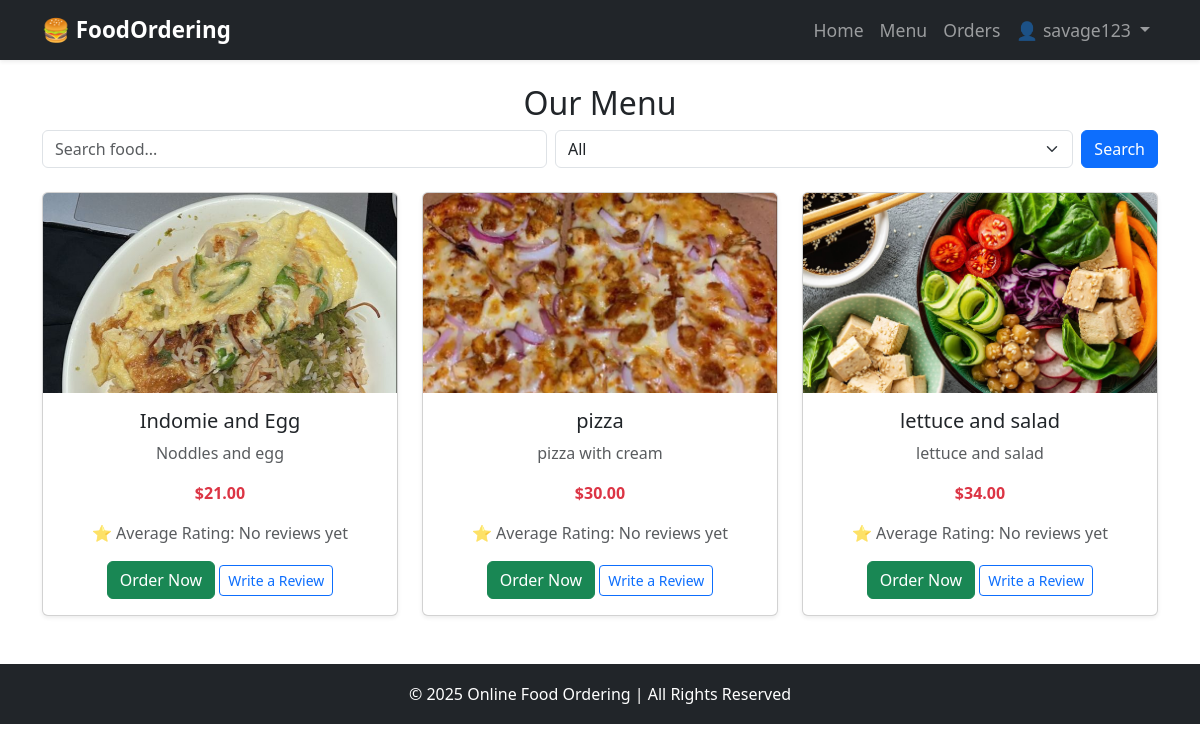
The page /menu/ (signed in) on the database its author committed.
### food_ordering/models.py (models this page shows, shortened)
class Food(models.Model):
    name = models.CharField(max_length=100)
    description = models.TextField()
    price = models.DecimalField(max_digits=6, decimal_places=2)
    category = models.CharField(  # ✅ Ensure this exists
        max_length=50,
        choices=[("Veg", "Veg"), ("Non-Veg", "Non-Veg")],
        default="Veg"
    )
    available = models.BooleanField(default=True)
    image = models.ImageField(upload_to="food_images/", blank=True, null=True)

### food_ordering/views.py (the view)
# urls.py: path('menu/', views.menu, name='menu'),
def menu(request):
    query = request.GET.get("q", "")
    food_type = request.GET.get("food_type", "")
    foods = Food.objects.all()
    if query:
        foods = foods.filter(name__icontains=query)
    if food_type:
        foods = foods.filter(food_type=food_type)
    foods = foods.annotate(avg_rating=Avg("reviews__rating"), review_count=Count("reviews"))
    return render(request, 'food_ordering/menu.html', {'foods': foods})

### templates/food_ordering/menu.html (shortened to what this page needs)
{% extends "base.html" %}
{% load static %}
{% block content %}
<h2 class="text-center">Our Menu</h2>
<form method="GET" class="d-flex mb-4">
    <input type="text" name="q" class="form-control" placeholder="Search food..." value="{{ request.GET.q }}">
    <select name="food_type" class="form-select mx-2">
        <option value="">All</option>
    </select>
    <button type="submit" class="btn btn-primary">Search</button>
</form>
<div class="row row-cols-1 row-cols-md-3 g-4">
    {% for food in foods %}
    <div class="col">
        <div class="card shadow-sm h-100">
            <img src="{{ food.image.url }}" class="card-img-top fixed-image" alt="{{ food.name }}"
                 onerror="this.src='/static/images/default_food.jpg'">
            <div class="card-body text-center">
                <h5 class="card-title">{{ food.name }}</h5>
                <p class="text-muted">{{ food.description }}</p>
                <p class="fw-bold text-danger">${{ food.price }}</p>
                <p class="text-muted">
                    ⭐ Average Rating:
                    {% if food.reviews.all %}
                        {{ food.reviews.all|length }} reviews -
                        {{ food.reviews.aggregate_avg.rating|default:"No ratings yet" }} ⭐
                    {% else %}
                        No reviews yet
                    {% endif %}
                </p>
                <a href="{% url 'order_food' food.id %}" class="btn btn-success">Order Now</a>
                <a href="{% url 'submit_review' food.id %}" class="btn btn-outline-primary btn-sm">Write a Review</a>
            </div>
        </div>
    </div>
    {% empty %}
    <p class="text-center">No food items found.</p>
    {% endfor %}
</div>
{% endblock %}

### templates/base.html (shortened to what this page needs)
{% load static %}
<!DOCTYPE html>
<html lang="en">
<head>
    <link href="https://cdn.jsdelivr.net/npm/bootstrap@5.3.2/dist/css/bootstrap.min.css" rel="stylesheet">
    <link rel="stylesheet" href="{% static 'css/style.css' %}">
</head>
<body>
    <header>
        <nav class="navbar navbar-expand-lg navbar-dark bg-dark shadow-sm">
            <div class="container">
                <a class="navbar-brand" href="/">🍔 FoodOrdering</a>
                <div class="collapse navbar-collapse" id="navbarNav">
                    <ul class="navbar-nav ms-auto">
                        <li class="nav-item">
                            <a class="nav-link" href="/">Home</a>
                        </li>
                        <li class="nav-item">
                            <a class="nav-link" href="{% url 'menu' %}">Menu</a>
                        </li>
                        {% if user.is_authenticated %}
                            <li class="nav-item">
                                <a class="nav-link" href="{% url 'order_history' %}">Orders</a>
                            </li>
                            <li class="nav-item dropdown">
                                <a class="nav-link dropdown-toggle" href="#" id="userDropdown" role="button" data-bs-toggle="dropdown">
                                    👤 {{ user.username }}
                                </a>
                            </li>
                        {% endif %}
                    </ul>
                </div>
            </div>
        </nav>
    </header>
    <main class="container mt-4">
        {% block content %}{% endblock %}
    </main>
    <footer class="footer bg-dark text-white text-center mt-5">
        <p class="mb-0">&copy; 2025 Online Food Ordering | All Rights Reserved</p>
    </footer>
    <div class="toast-container position-fixed top-0 end-0 p-3">
    </div>
</body>
</html>

### static/css/style.css (style rules this page uses)
.fixed-image { width: 100%; height: 200px; object-fit: cover; border-top-left-radius: 5px; border-top-right-radius: 5px; }

### templates/base.html (style rules this page uses)
.navbar-brand { font-weight: bold; font-size: 1.4rem; }
.nav-link { font-size: 1.1rem; }
.footer { position: relative; bottom: 0; width: 100%; height: 60px; line-height: 60px; background-color: #343a40; }

### rows shown on the page
Food: image (picture), name "Indomie and Egg", description "Noddles and egg", price "21.00", shows "No reviews yet"
Food: image (picture), name "pizza", description "pizza with cream", price "30.00", shows "No reviews yet"
Food: image (picture), name "lettuce and salad", description "lettuce and salad", price "34.00", shows "No reviews yet"

### other values the page prints
{{ user.username }} "savage123"
